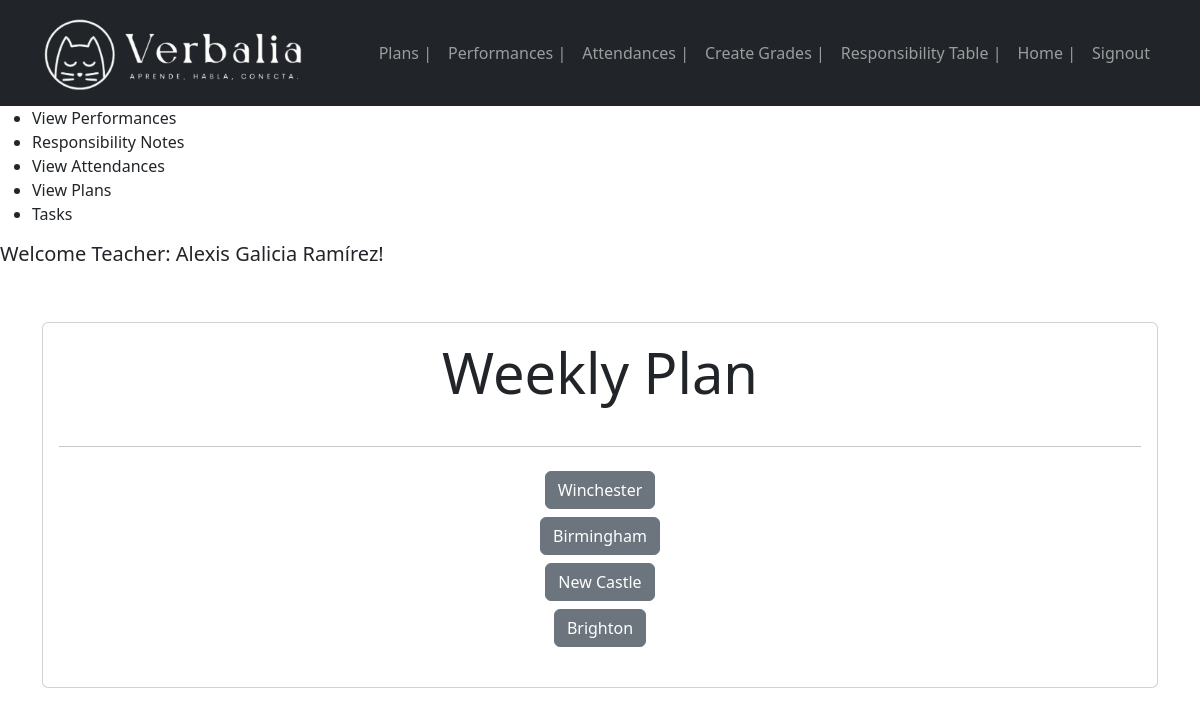
/inicio_plan/ (signed in), run on an earlier commit of the app's database.
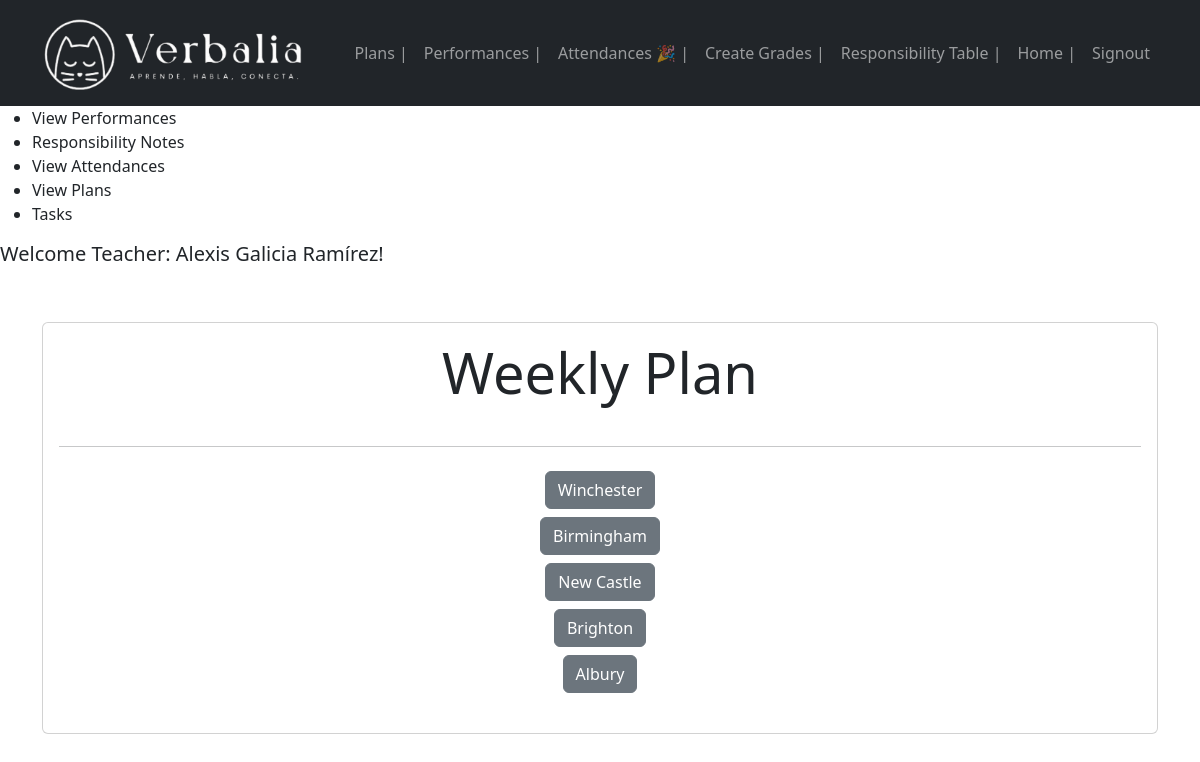
And on a later commit of the database.
### boletas/models.py (models this page shows, shortened)
class Group(models.Model):
    name = models.CharField(max_length=50)
    level = models.CharField(max_length=50)
    schedule = models.CharField(max_length=50)
    user = models.ForeignKey(User, on_delete=models.SET_NULL, null=True, blank=True, editable=True)
    def has_assignment_this_week(self):
        start_of_week = Attendance.get_start_week_date()
        end_of_week = Attendance.get_end_week_date()
        assignments_this_week = self.attendance_set.filter(creation_date__gte=start_of_week, creation_date__lte=end_of_week)
        return assignments_this_week.exists()
    def has_plan_this_week(self):
        start_of_week = Plan.get_start_week_date()  # Asumiendo que Plan tiene un método similar
        end_of_week = Plan.get_end_week_date()      # Asumiendo que Plan tiene un método similar
        plans_this_week = self.plan_set.filter(creation_date__gte=start_of_week, creation_date__lte=end_of_week)
        return plans_this_week.exists()
    def has_performance_this_week(self):
        start_of_week = Performance.get_start_week_date()  # Asumiendo que Performance tiene un método similar
        end_of_week = Performance.get_end_week_date()      # Asumiendo que Performance tiene un método similar
        performances_this_week = self.performance_set.filter(creation_date__gte=start_of_week, creation_date__lte=end_of_week)
        return performances_this_week.exists()

### boletas/views.py (the view)
# urls.py: path('inicio_plan/', views.inicio_plan, name='inicio_plan'),
def inicio_plan(request):
    user = request.user
    groups = Group.objects.filter(user=user)
    current_week_label = Plan.get_current_week_label()
    for group in groups:
        group.plan = group.plan_set.filter(semana=current_week_label).first()
    return render(request, 'inicio_plan.html', {
        'groups':groups
    })

### boletas/context_processors.py (called while the page is built)
def assignment_check(request):
    if request.user.is_authenticated:
        todos_los_grupos = Group.objects.filter(user=request.user)
        todos_completados = all([group.has_assignment_this_week() for group in todos_los_grupos])
    else:
        todos_completados = False
    return {'todos_completados':todos_completados}

def plan_check(request):
    if request.user.is_authenticated:
        todos_los_grupos = Group.objects.filter(user=request.user)
        plans_completados = all([group.has_plan_this_week() for group in todos_los_grupos])
    else:
        plans_completados = False
    return {'plans_completados':plans_completados}

def performance_check(request):
    if request.user.is_authenticated:
        todos_los_grupos = Group.objects.filter(user=request.user)
        performances_completados = all([group.has_performance_this_week() for group in todos_los_grupos])
    else:
        performances_completados = False
    return {'performances_completados':performances_completados}

### boletas/templates/inicio_plan.html
{% extends 'base.html' %}
{% block content %}
<main class="container py-5">
    <section class="card card-body">
        <h1 class="display-4 text-center mb-4">Weekly Plan</h1>
        <hr>
        <ul class="list-unstyled text-center">
            {% for group in groups %}
            <li class="my-2">
                {% if group.plan %}
                    <a href="{% url 'edit_plan' group.plan.id %}" class="btn btn-dark">{{ group.name }} ✓ Editar </a>
                {% else %}
                    <a href="{% url 'create_plan' group.id %}" class="btn btn-secondary">{{ group.name }}</a>
                {% endif %}
            </li>
            {% endfor %}
        </ul>
    </section>
</main>
{% endblock %}

### boletas/templates/base.html (shortened to what this page needs)
<!DOCTYPE html>
{% load static %}
<html lang="en">
<head>
    <link rel="stylesheet" href="https://cdn.jsdelivr.net/npm/bootstrap@5.3.2/dist/css/bootstrap.min.css">
</head>
<body>
    <nav class="navbar navbar-expand-lg bg-dark navbar-dark">
        <div class="container">
            <a class="navbar-brand" href="#"><img src="{% static 'LOGONUEVO2.png' %}" alt="Verbalia Logo" height="80" width="auto"></a>
            <div class="collapse navbar-collapse" id="navbarNav">
                <ul class="navbar-nav ms-auto">
                {% if user.is_authenticated %}
                <li class="nav-item">
                    <a href="/inicio_plan" class="nav-link">
                        Plans {% if plans_completados %}🎉{% endif %} |
                    </a>
                </li>
                <li class="nav-item">
                    <a href="/inicio_performance" class="nav-link">
                        Performances {% if performances_completados %}🎉{% endif %} |
                    </a>
                </li>
                <li class="nav-item">
                    <a href="/inicio_attendance" class="nav-link">
                        Attendances {% if todos_completados %}🎉{% endif %} |
                    </a>
                </li>
                <li class="nav-item">
                    <a href="/grades" class="nav-link">Create Grades |</a>
                </li>
                <li class="nav-item">
                    <a href="/responsibility_table" class="nav-link">Responsibility Table |</a>
                </li>
                <li class="nav-item">
                    <a href="/" class="nav-link">Home |</a>
                </li>
                <li class="nav-item">
                    <a href="/signout" class="nav-link">Signout</a>
                </li>
                {% endif %}
                </ul>
            </div>
        </div>
    </nav>
    <nav>
        <ul>
                {% if user.is_authenticated %}
                    {% if user.username == "mireyaramirez" or user.username == "alexisgalicia" or user.username == 'alineramirez' or user.username == "gabrielpeña" %}
                    <li class="nav-item">
                        <a href="/view_performances" class="nav-link">View Performances</a>
                    </li>
                    <li class="nav-item">
                        <a href="/edit_responsibility_notes" class="nav-link">Responsibility Notes</a>
                    </li>
                    <li class="nav-item">
                        <a href="/view_attendances" class="nav-link">View Attendances</a>
                    </li>
                    <li class="nav-item">
                        <a href="/view_plans" class="nav-link">View Plans</a>
                    </li>
                    <li class="nav-item">
                        <a href="/tasks" class="nav-link">Tasks</a>
                    </li>
                    {% endif %}
                {% endif %}
        </ul>
    </nav>
    {% if user.is_authenticated %}
    <h5> Welcome Teacher: {{ user.first_name }} {{ user.last_name }}!
    </h5>
    {% endif %}
    {% block content %}
    {% endblock %}
</body>
</html>

What changed in the data, as far as the page shows it:
added Group: name "Albury"
